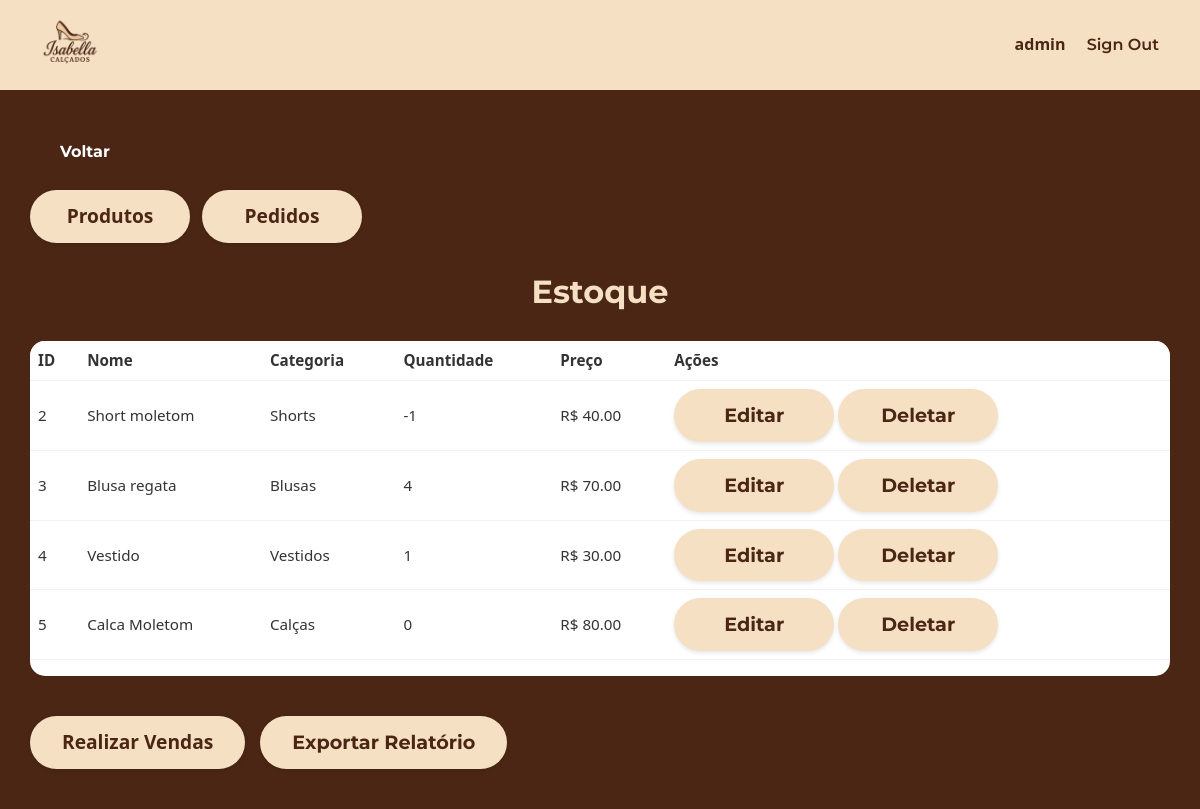
The page /dashboard/ (signed in) on the database its author committed.
### inventory/models.py (models this page shows, shortened)
class InventoryItem(models.Model):
    nome = models.CharField(max_length=200)
    quantidade = models.IntegerField()
    categoria = models.ForeignKey('Categoria', on_delete=models.CASCADE)
    preco = models.DecimalField(max_digits=10, decimal_places=2, default=0.00)
    date_created = models.DateTimeField(auto_now_add=True)
    user = models.ForeignKey(User, on_delete=models.CASCADE)

class Categoria(models.Model):
    nome = models.CharField(max_length=200)
    class Meta:
        verbose_name_plural = 'categorias'

### inventory/views.py (the view)
# urls.py: path('dashboard/', Dashboard.as_view(), name='dashboard'),
class Dashboard(LoginRequiredMixin, View):
    def get(self, request):
        itens = InventoryItem.objects.filter(user=self.request.user.id).order_by('id')
        return render(request, 'inventory/dashboard.html', {'itens': itens})

### inventory/templates/inventory/dashboard.html (shortened to what this page needs)
{% extends 'inventory/base.html' %}
{% block content %}
<div class="dashboard-container">
    <div class="mb-3">
        <a href="{% url 'index' %}" class="btn btn-marrom">Voltar</a>
    </div>
    <div class="menu-dashboard">
        <a href="/admin/inventory/inventoryitem/" class="btn-bege">
             Produtos
        </a>
        <a href="{% url 'pagina_pedidos' %}" class="btn-bege">
             Pedidos
        </a>
    </div>
    <h1 class="titulo-pagina">Estoque</h1>
    <div class="dashboard-table">
        <table class="table">
            <thead>
                <tr>
                    <th>ID</th>
                    <th>Nome</th>
                    <th>Categoria</th>
                    <th>Quantidade</th>
                    <th>Preço</th>
                    <th>Ações</th>
                </tr>
            </thead>
            <tbody>
                {% for item in itens %}
                <tr>
                    <td>{{ item.id }}</td>
                    <td>{{ item.nome }}</td>
                    <td>{{ item.categoria.nome }}</td>
                    <td>{{ item.quantidade }}</td>
                    <td>R$ {{ item.preco }}</td>
                    <td>
                        <a href="{% url 'edit-item' item.id %}" class="btn btn-bege">Editar</a>
                        <a href="{% url 'delete-item' item.id %}" class="btn btn-bege">Deletar</a>
                    </td>
                </tr>
                {% endfor %}
            </tbody>
        </table>
    </div>
    <div class="bottom-buttons">
        <a href="{% url 'realizar_venda' %}" class="btn-bege">Realizar Vendas</a>
        <a href="{% url 'relatorio_semanal' %}" class="btn btn-bege">Exportar Relatório</a>
    </div>
</div>
{% endblock content %}

### inventory/templates/inventory/base.html (shortened to what this page needs)
{% load static %}
<!DOCTYPE html>
<html lang="pt-br">
<head>
    <link href="https://bootswatch.com/5/minty/bootstrap.min.css" rel="stylesheet">
    <link rel="stylesheet" href="{% static 'css/estilo.css' %}">
</head>
<body>
    <div class="faixa-topo d-flex justify-content-between align-items-center">
        <a href="{% url 'index' %}">
            <img src="{% static 'image/logoisabellasemfundo.png' %}" alt="Logo Isabella Calçados" class="logo-topo">
        </a>
        <div>
            {% if not user.is_authenticated %}
                <a class="link-topo me-3" href="{% url 'login' %}">Sign In</a>
            {% else %}
                <span class="link-topo me-3">{{ user.username }}</span>
                <form method="post" action="{% url 'logout' %}" style="display: inline;">
                    <button type="submit" class="btn btn-link p-0 link-topo" style="text-decoration: none;">Sign Out</button>
                </form>
            {% endif %}
        </div>
    </div>
    {% block content %}
    {% endblock content %}
</body>
</html>

### inventory/static/css/estilo.css (style rules this page uses)
body { margin: 0; padding: 0; box-sizing: border-box; }
.faixa-topo { background-color: #F5E0C3; padding: 15px 40px; }
.logo-topo { height: 60px; }
.link-topo { font-weight: 600; color: #4B2614; text-decoration: none; }
.btn-marrom { background-color: #4B2614; color: white; border-radius: 25px; padding: 10px 30px; font-weight: bold; border: none; text-decoration: none; }
.dashboard-container { background-color: #4B2614; color: white; padding: 40px 30px; min-height: calc(100vh - 100px); width: 100vw; box-sizing: border-box; }
.titulo-pagina { text-align: center; color: #F5E0C3; font-size: 2rem; font-weight: bold; margin-bottom: 30px; }
.menu-dashboard { display: flex; flex-wrap: wrap; gap: 12px; margin-bottom: 30px; }
.dashboard-table { background-color: white; border-radius: 15px; overflow: hidden; width: 100%; }
.dashboard-table th, .dashboard-table td { vertical-align: middle; color: #333; font-size: 0.95rem; }
.btn-bege { background-color: #F5E0C3; color: #4B2614; border: none; border-radius: 30px; padding: 10px 24px; font-weight: bold; text-decoration: none; display: inline-block; font-size: 1rem; transition: 0.3s; }
.bottom-buttons { display: flex; flex-wrap: wrap; gap: 15px; margin-top: 40px; }
.link-topo { font-weight: 600; color: #4B2614; text-decoration: none; font-size: 1rem; }
.btn-bege { background-color: #F5E0C3; color: #4B2614; border: none; border-radius: 30px; padding: 12px 32px; font-size: 1.2rem; font-weight: bold; text-decoration: none; min-width: 160px; text-align: center; transition: all 0.2s ease-in-out; box-shadow: 0 2px 4px rgba(0,0,0,0.1); }

### rows shown on the page
InventoryItem: id "2", nome "Short moletom", categoria.nome "Shorts", quantidade "-1", preco "40.00"
InventoryItem: id "3", nome "Blusa regata", categoria.nome "Blusas", quantidade "4", preco "70.00"
InventoryItem: id "4", nome "Vestido", categoria.nome "Vestidos", quantidade "1", preco "30.00"
InventoryItem: id "5", nome "Calca Moletom", categoria.nome "Calças", quantidade "0", preco "80.00"

### other values the page prints
{{ user.username }} "admin"
